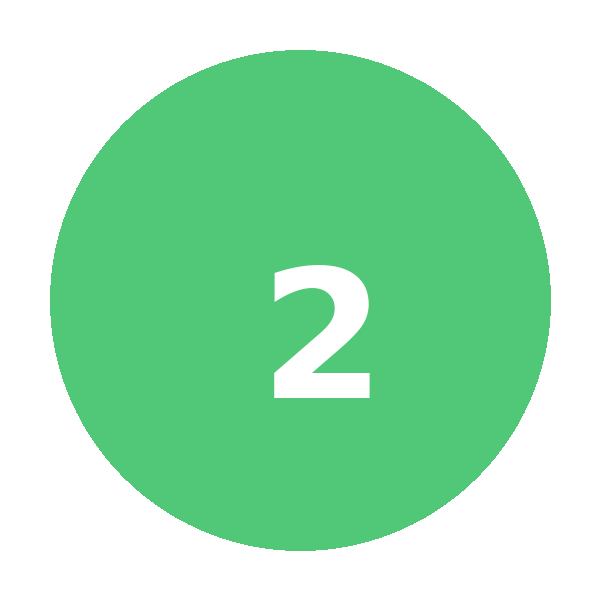
#> input picture _TEST_IMAGES/img2.png, 600 x 600 px, given in place of ., which was not available
$ python -i auto_collage.py   (imports and definitions only)
#> lines starting #> are read from the running program, lines starting #| are printed output that depends on the picture; pictures that were not available may be replaced by others from this repository, and a replacement may not be noted
"""
Auto collage: scatter N images onto a background with slight rotations,
white borders and soft shadows — overlapping, hand-placed feel, zero
interaction. Deterministic per seed. Pure PIL (headless-testable).
"""
from __future__ import annotations

if __package__ in (None, ""):
    import sys as _sys
    from pathlib import Path as _Path
    _sys.path.insert(0, str(_Path(__file__).resolve().parent.parent.parent))

import random
from pathlib import Path

from PIL import Image, ImageFilter

try:
    _RESAMPLE = Image.Resampling.LANCZOS
except AttributeError:  # very old Pillow
    _RESAMPLE = Image.LANCZOS

CANVAS_W, CANVAS_H = 1920, 1080
BORDER_PX = 14                # white polaroid-style border around each tile
MAX_TILT_DEG = 7.0
SHADOW_BLUR = 18
SHADOW_ALPHA = 110
SHADOW_OFFSET = (10, 14)
DEFAULT_BG = "#e8e2d4"        # plain warm card when no background image given


def _slot_centres(n: int, rng: random.Random) -> list[tuple[float, float]]:
    """Loose layout centres (fractions of canvas) with jitter: a row for 2,
    a triangle for 3, a jittered grid beyond — spaced so tiles overlap."""
    if n == 2:
        base = [(0.36, 0.5), (0.64, 0.5)]
    elif n == 3:
        base = [(0.30, 0.42), (0.62, 0.36), (0.47, 0.66)]
    else:
        cols = 2 if n <= 4 else 3
        rows = (n + cols - 1) // cols
        base = [((c + 0.5) / cols * 0.84 + 0.08,
                 (r + 0.5) / rows * 0.8 + 0.1)
                for r in range(rows) for c in range(cols)][:n]
    return [(x + rng.uniform(-0.035, 0.035), y + rng.uniform(-0.045, 0.045))
            for x, y in base]


def _prep_tile(path: str, tile_w: int, rng: random.Random) -> Image.Image:
    img = Image.open(path).convert("RGB")
    tile_h = max(1, round(tile_w * img.height / img.width))
    img = img.resize((tile_w, tile_h), _RESAMPLE)
    bordered = Image.new("RGB", (tile_w + 2 * BORDER_PX, tile_h + 2 * BORDER_PX),
                         "#ffffff")
    bordered.paste(img, (BORDER_PX, BORDER_PX))
    tilt = rng.uniform(-MAX_TILT_DEG, MAX_TILT_DEG)
    return bordered.convert("RGBA").rotate(tilt, expand=True, resample=Image.BICUBIC)


def auto_collage(image_paths: list[str], out_path: str,
                 background: str | None = None,
                 seed: str = "collage") -> str:
    """Compose image_paths (2+) into one collage PNG at out_path.
    `background` is an image path, or a '#rrggbb' colour, or None (default
    plain card). `seed` makes the layout deterministic per scene."""
#> called with image_paths = '../_TEST_IMAGES/img2.png', out_path = 'out.png', seed = 'collage'
    if len(image_paths) < 2:
        raise ValueError("auto_collage needs at least 2 images")
    rng = random.Random(seed)

    if background and not str(background).startswith("#") \
            and Path(str(background)).exists():
        canvas = Image.open(background).convert("RGB").resize(
            (CANVAS_W, CANVAS_H), _RESAMPLE)
    else:
        canvas = Image.new("RGB", (CANVAS_W, CANVAS_H),
                           str(background) if background else DEFAULT_BG)
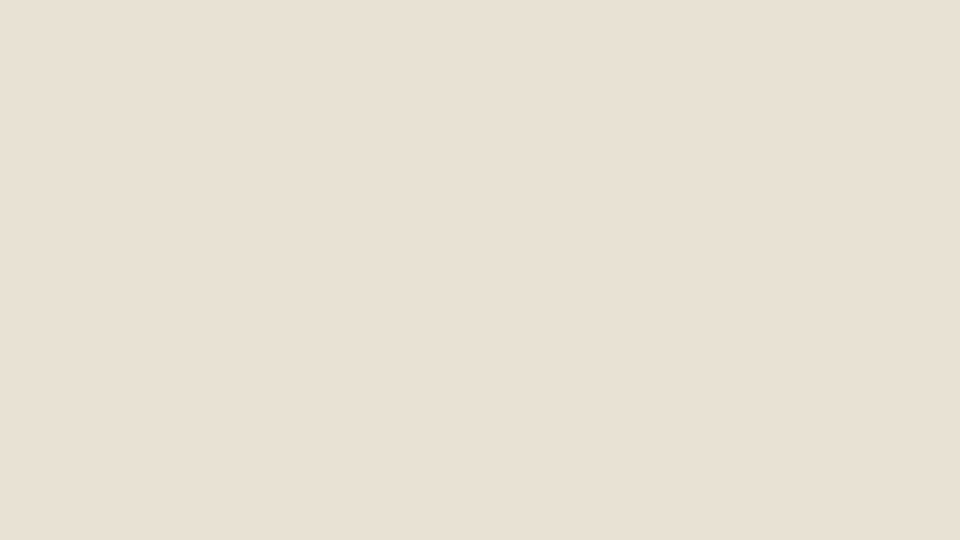
#> canvas: PIL image 1920x1080 RGB (shown at 1/2 size); mean R, G, B 232, 226, 212
    canvas = canvas.convert("RGBA")
#> canvas: PIL image 1920x1080 RGBA

    n = len(image_paths)
    tile_w = round(CANVAS_W * (0.46 if n <= 3 else 0.34 if n <= 6 else 0.26))
    order = list(image_paths)
    rng.shuffle(order)

    for path, (cx, cy) in zip(order, _slot_centres(n, rng)):
        tile = _prep_tile(path, tile_w, rng)
#> in _prep_tile, `img = Image.open(path).convert("RGB")`:
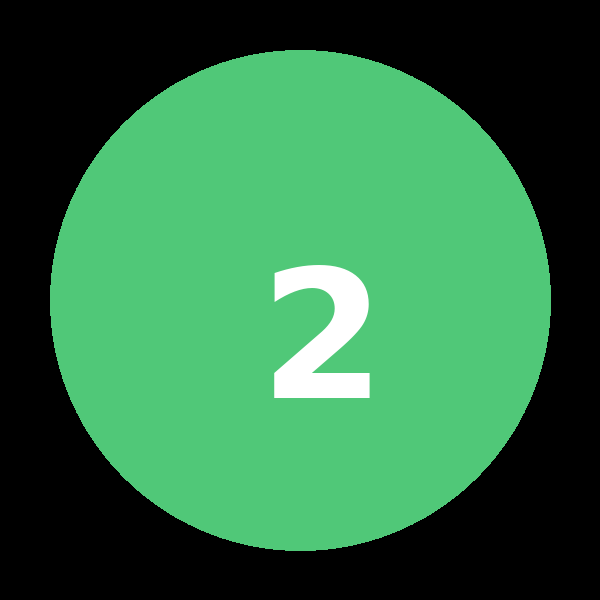
#> img: PIL image 600x600 RGB; mean R, G, B 47.4, 110.6, 68.5
#> in _prep_tile, `bordered = Image.new("RGB", (tile_w + 2 * BORDER_PX, tile_h + 2 * BORD..`: bordered: PIL image 527x527 RGB; every value is 255
#> in _prep_tile, `bordered.paste(img, (BORDER_PX, BORDER_PX))`:
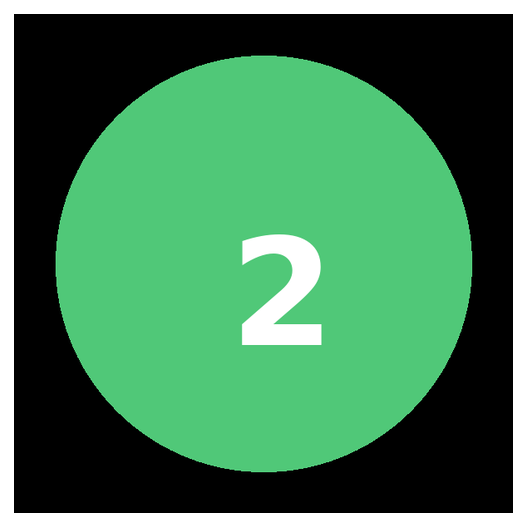
#> bordered: PIL image 527x527 RGB; mean R, G, B 68.9, 125.6, 87.8
#> in _prep_tile, `return bordered.convert("RGBA").rotate(tilt, expand=True, resample=Ima..`:
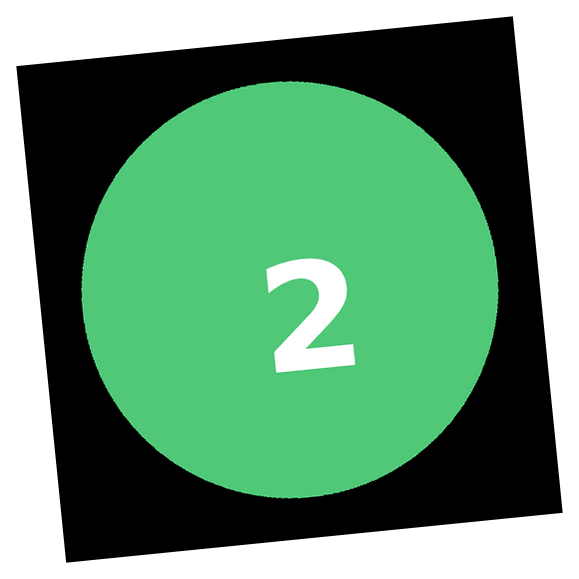
#> returned value: PIL image 579x579 RGBA; mean R, G, B, A 57, 104.1, 72.7, 211.3; transparent parts drawn white
        px = round(cx * CANVAS_W - tile.width / 2)
#> px = 121
        py = round(cy * CANVAS_H - tile.height / 2)
#> py = -149
        shadow = Image.new("RGBA", canvas.size, (0, 0, 0, 0))
#> shadow: PIL image 1920x1080 RGBA; every value is 0
        sil = Image.new("RGBA", tile.size, (0, 0, 0, SHADOW_ALPHA))
        shadow.paste(sil, (px + SHADOW_OFFSET[0], py + SHADOW_OFFSET[1]),
                     tile.split()[3])
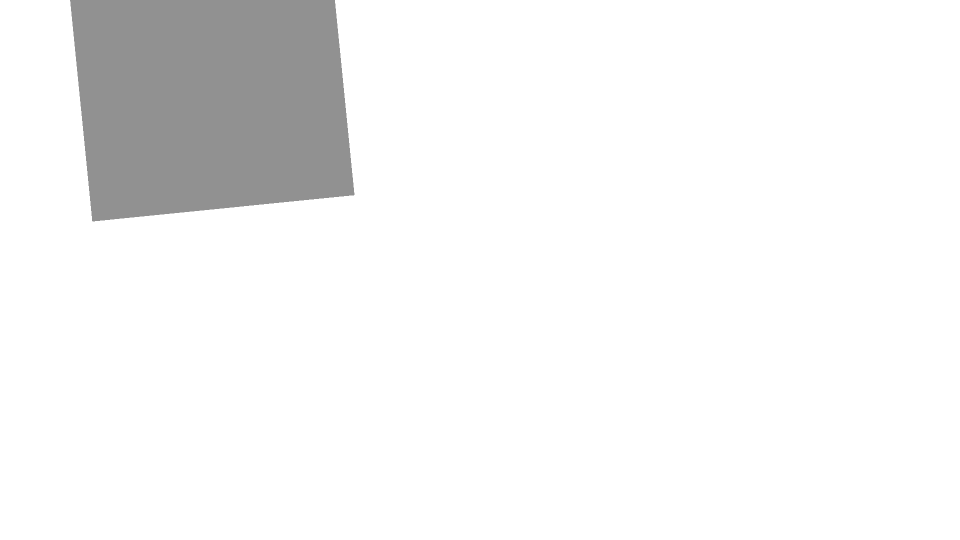
#> shadow: PIL image 1920x1080 RGBA (shown at 1/2 size); mean R, G, B, A 0, 0, 0, 11.7; transparent parts drawn white
        canvas = Image.alpha_composite(
            canvas, shadow.filter(ImageFilter.GaussianBlur(SHADOW_BLUR)))
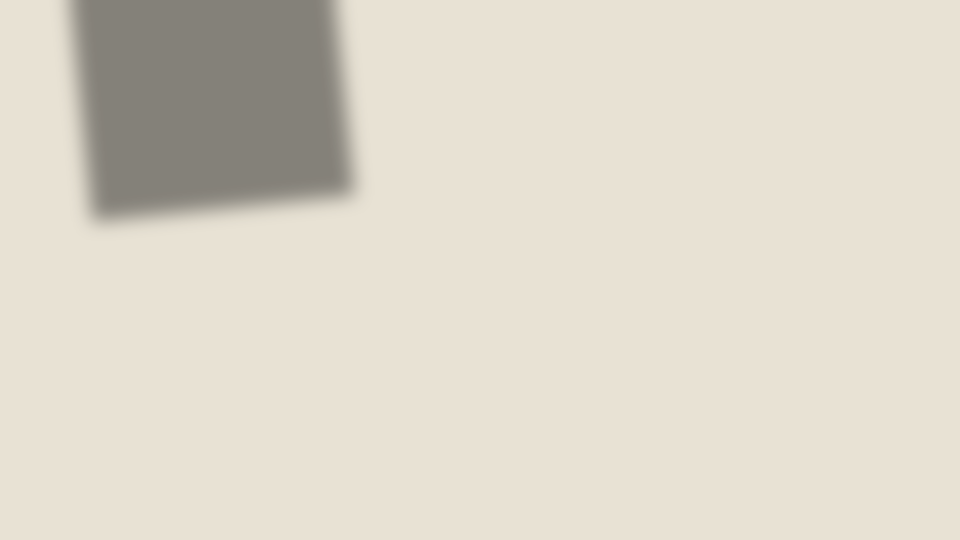
#> canvas: PIL image 1920x1080 RGBA (shown at 1/2 size); mean R, G, B, A 221.4, 215.7, 202.3, 255
        canvas.paste(tile, (px, py), tile)
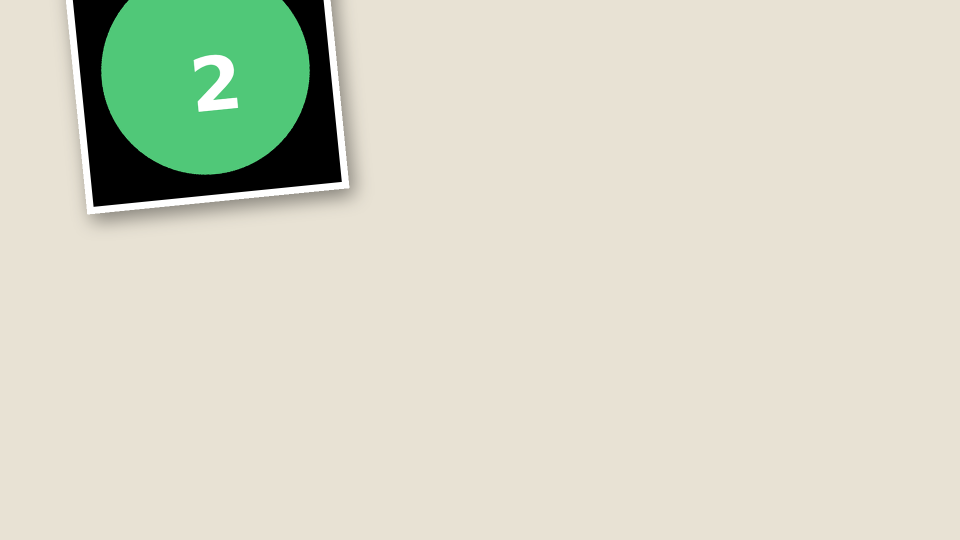
#> canvas: PIL image 1920x1080 RGBA (shown at 1/2 size); mean R, G, B, A 214.8, 216.2, 199.2, 255
#> pass 2 of the loop in auto_collage, `for path, (cx, cy) in zip(order, _slot_centres(n, rng)):`:
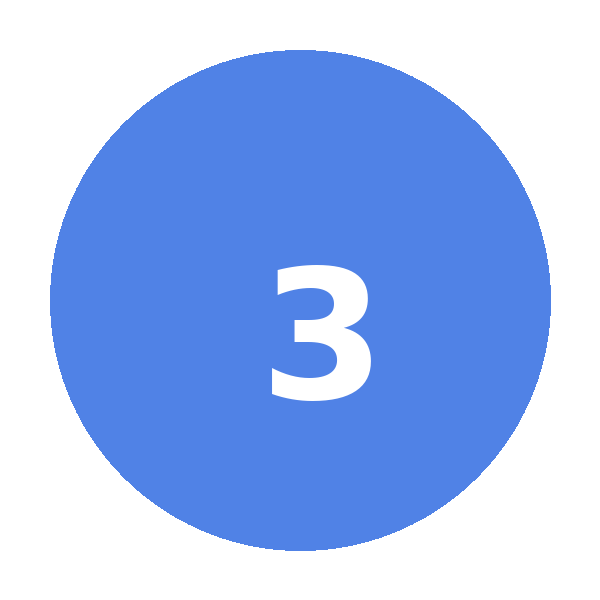
#> input picture _TEST_IMAGES/img3.png, 600 x 600 px, given in place of T, which was not available
#> sil: PIL image 545x545 RGBA
#> in auto_collage, `shadow.paste(sil, (px + SHADOW_OFFSET[0], py + SHADOW_OFFSET[1]), tile..`:
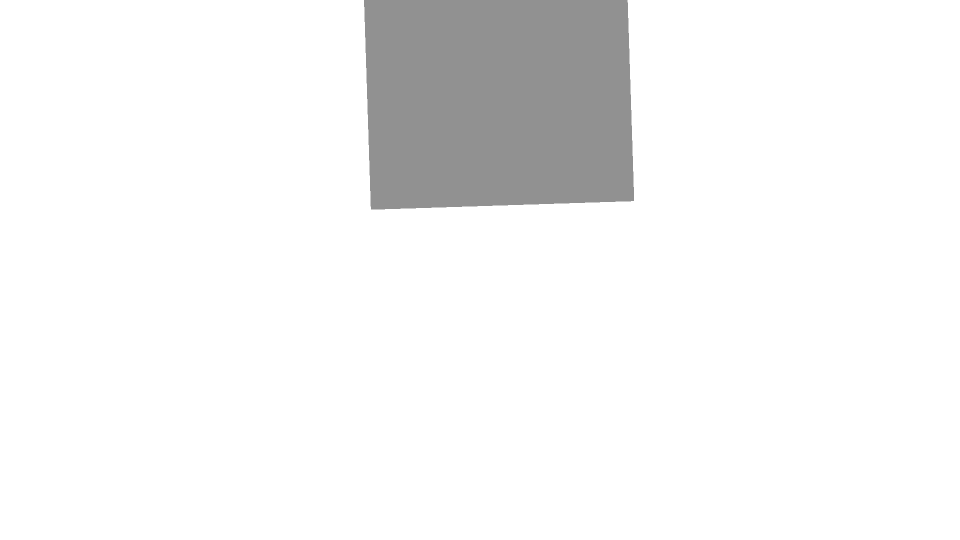
#> shadow: PIL image 1920x1080 RGBA (shown at 1/2 size); mean R, G, B, A 0, 0, 0, 11.5; transparent parts drawn white
#> in auto_collage, `canvas.paste(tile, (px, py), tile)`:
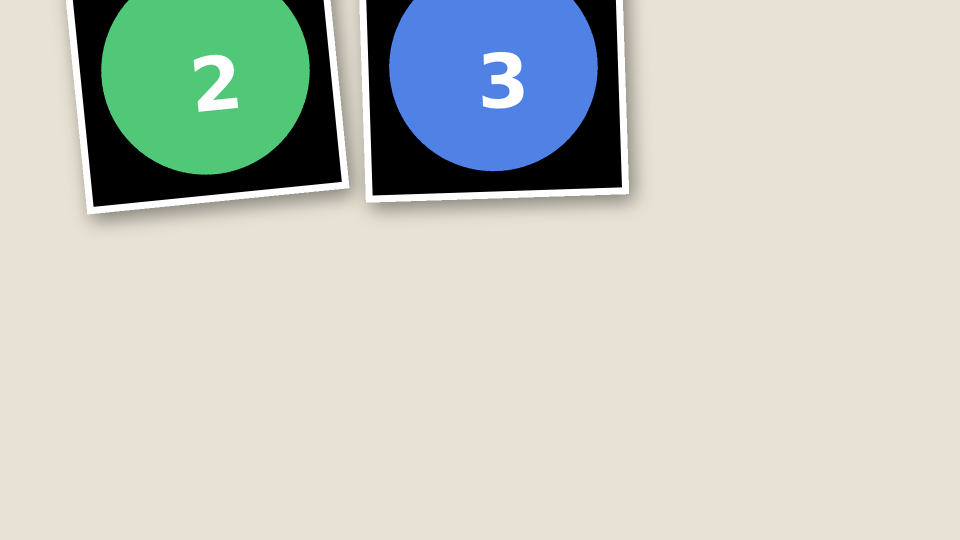
#> canvas: PIL image 1920x1080 RGBA (shown at 1/2 size); mean R, G, B, A 197.9, 202.7, 192.7, 255

    Path(out_path).parent.mkdir(parents=True, exist_ok=True)
    canvas.convert("RGB").save(out_path)
    return out_path

#> (the run stopped early here; a loop or call above may not have finished)
